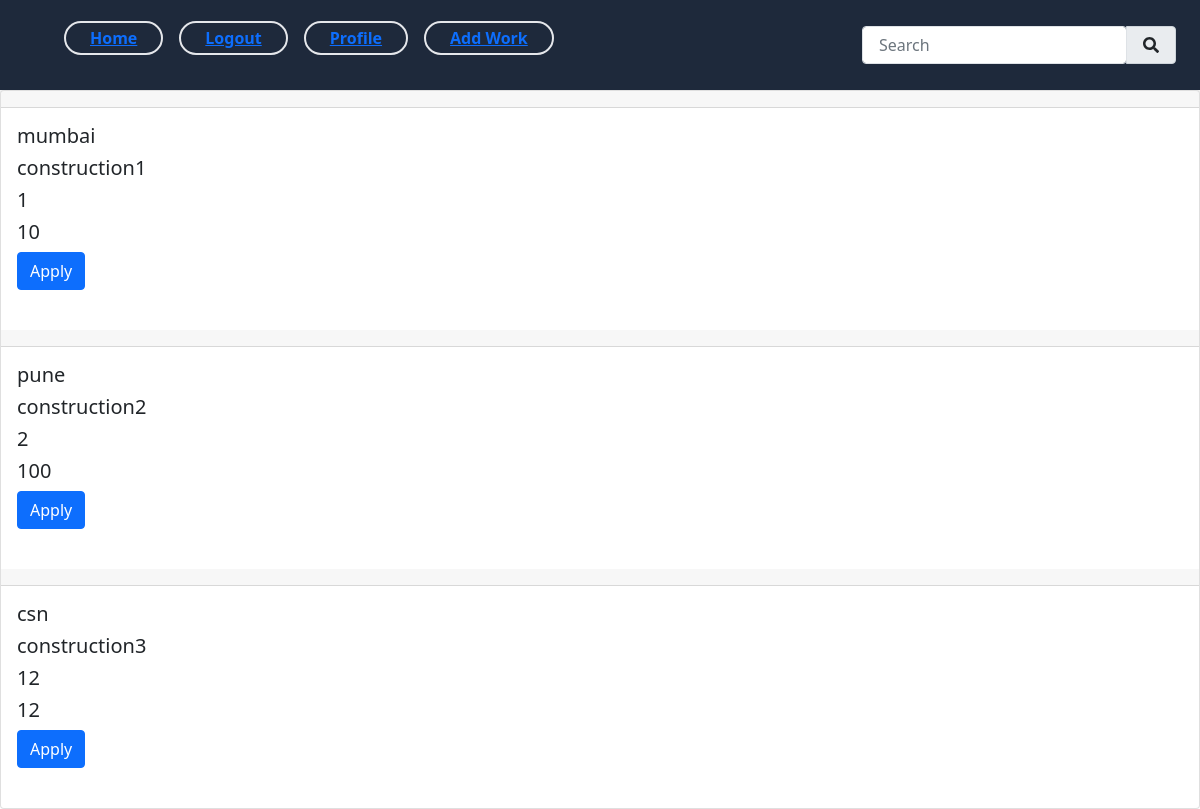
Page /app1/work/1/ (signed in) on the committed database.
### app1/models.py (models this page shows)
class Work(models.Model):
    work_id = models.ForeignKey(WorkType, null=False, on_delete=models.CASCADE) # one to many relation
    Hours = models.IntegerField(default=0)
    Description = models.CharField(max_length=200, null= False)
    Wages = models.IntegerField(default=0)
    Count = models.IntegerField(default=0) # number of applications.
    city = models.CharField(max_length=255) # extend .
    approved = models.BooleanField(default=False)

### app1/views.py (the view)
# urls.py: path('work/<int:item_id>/', views.work, name="work"),
@login_required(login_url='login')
def work(request, item_id):
    a = Work.objects.all().filter(work_id=item_id, approved=True) # check if status is approved.
    status = Applications.objects.get(user=request.user)    # to check user is job giver or job seeker.
    print(status.type)
    flag = True
    if status.type == 'JobSeeker':
        flag = False
    return render(request, "app1/description.html", {"work" : a, 'id' : item_id, "flag":flag})

### app1/templates/app1/description.html (shortened to what this page needs)
{%load static%}
<!DOCTYPE html>
<html lang="en">
<head>
      <link href="https://cdn.jsdelivr.net/npm/bootstrap@5.1.3/dist/css/bootstrap.min.css" rel="stylesheet"
>
      <script src="https://cdn.tailwindcss.com"></script>
<script src="https://cdn.tailwindcss.com"></script>
        <link href="https://cdn.jsdelivr.net/npm/bootstrap@5.1.3/dist/css/bootstrap.min.css" rel="stylesheet">
<nav class="bg-slate-800 px-4 py-4 text-white shadow-2xl relative w-full md:flex md:justify-between">
  <ul class="flex">
    <li>
      <a href="{%url 'home'%}"
        class="align-middle mx-2 cursor-pointer font-sans font-bold border-2 rounded-3xl px-4 py-1 hover:bg-blue-200 hover:text-blue-900 transtion duration-200">Home</a>
    </li>
    <li>
      <a href="{%url 'logout' %}"
        class="align-middle mx-2 cursor-pointer font-sans font-bold border-2 rounded-3xl px-4 py-1 hover:bg-blue-200 hover:text-blue-900 transtion duration-200">Logout</a>
    </li>
    <li>
      <a href="{%url 'profile'%}"
        class="align-middle mx-2 cursor-pointer font-sans font-bold border-2 rounded-3xl px-4 py-1 hover:bg-blue-200 hover:text-blue-900 transtion duration-200">Profile</a>
    </li>
      {%if flag == True%}
    <li>
      <a href="{%url 'addwork' id %}"
        class="align-middle mx-2 cursor-pointer font-sans font-bold border-2 rounded-3xl px-4 py-1 hover:bg-blue-200 hover:text-blue-900 transtion duration-200">Add Work</a>
    </li>
      {%endif%}
  </ul>
  <div class="flex relative items-center">
    <div class=" xl:w-80">
      <div class="input-group relative flex flex-wrap items-stretch w-full rounded">
        <input id="user-input" type="search"
          class="form-control relative flex-auto min-w-0 block w-full px-3 py-1.5 text-base font-normal text-gray-700 bg-white bg-clip-padding border border-solid border-gray-300 rounded transition ease-in-out m-0 focus:text-gray-700 focus:bg-white focus:border-blue-600 focus:outline-none"
          placeholder="Search" aria-label="Search" aria-describedby="button-addon2">
        <span id="search-icon"
          class="input-group-text flex items-center px-3 py-1.5 text-base font-normal text-gray-700 text-center whitespace-nowrap rounded-xl"
          id="basic-addon2">
        </span>
      </div>
    </div>
  </div>
</nav>
    <link href="https://cdn.jsdelivr.net/npm/bootstrap@5.1.3/dist/css/bootstrap.min.css" rel="stylesheet">
</head>
<body>
<div class="card" id="cardid">
  {%for item in work%}
  <div class="card-header">
  </div>
  <div class="card-body">
    <h5 class="card-title">{{item.city}}</h5>
        <h5>{{item.Description}}</h5>
    <h5>{{item.Hours}}</h5>
    <h5>{{item.Wages}}</h5>
    <form action="{% url 'apply' item.id id %}" method="post">
      <button type="submit" class="btn btn-primary">Apply</button>
    </form>
  </div>
  <br>
  {%endfor%}
</div>
</body>
</html>

### rows in the picture
Work: city "mumbai", Description "construction1", Hours "1", Wages "10"
Work: city "pune", Description "construction2", Hours "2", Wages "100"
Work: city "csn", Description "construction3", Hours "12", Wages "12"
